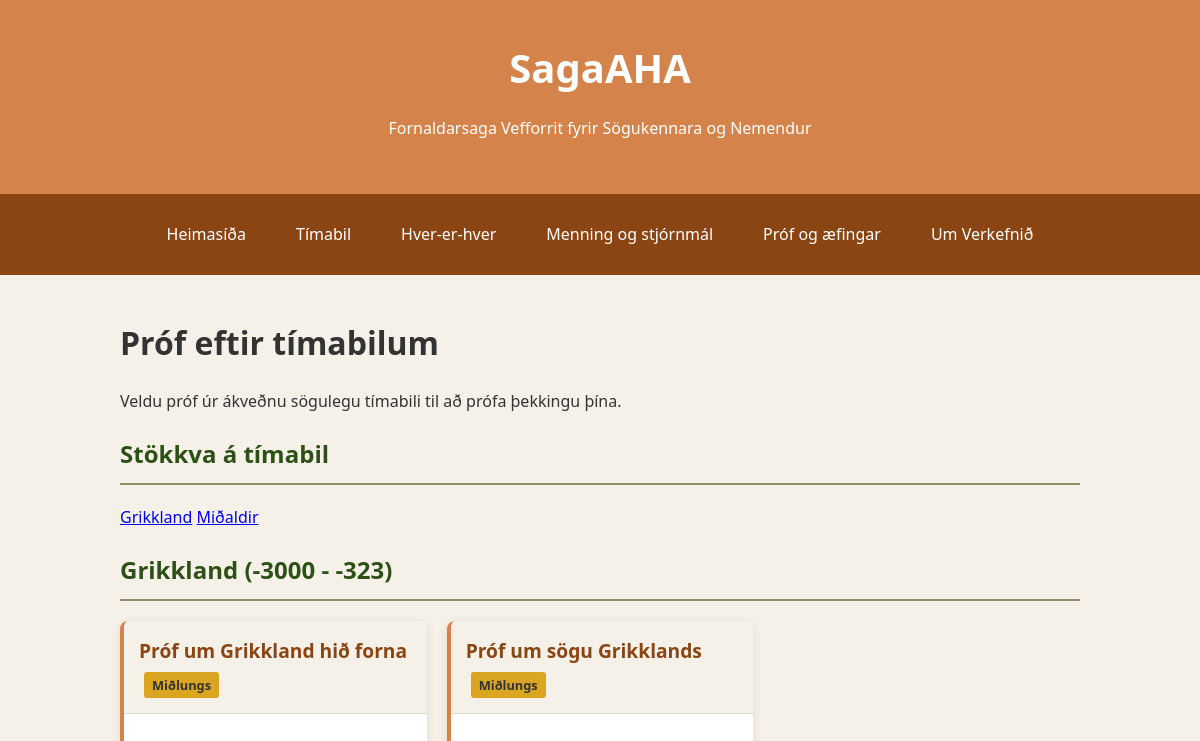
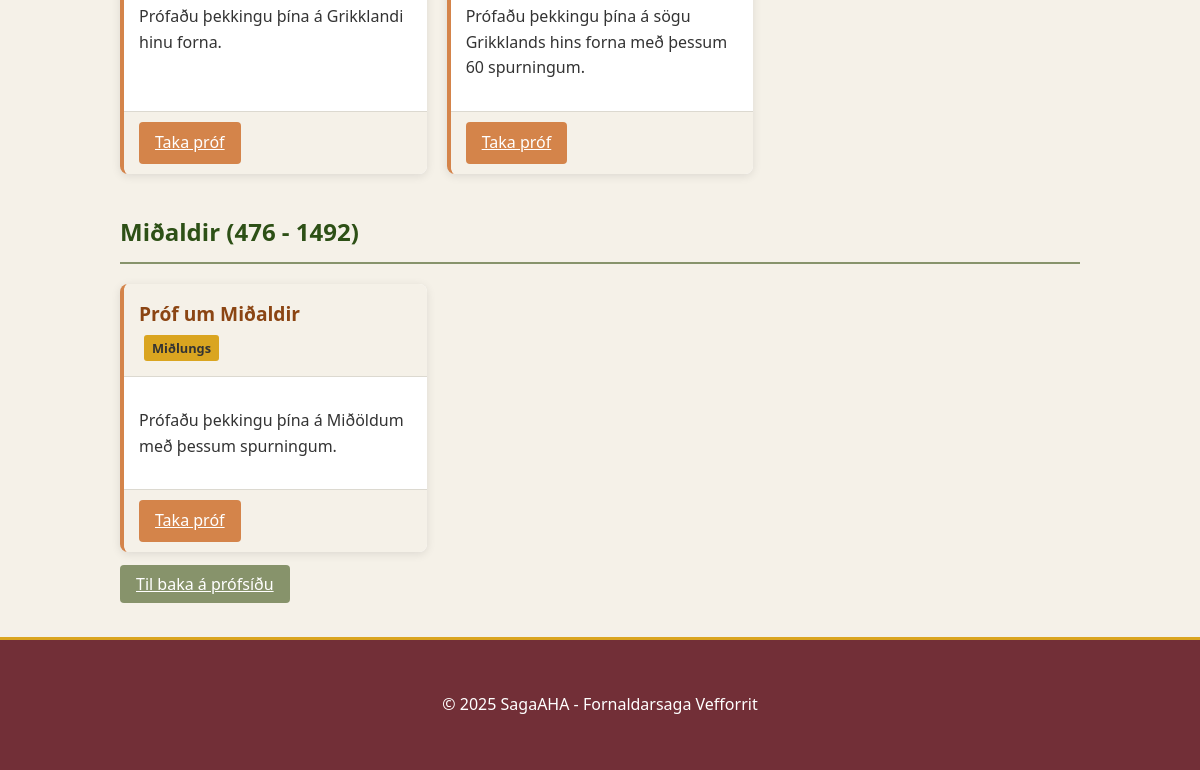
The app's page /quiz/by-period/, older data (2 pictures, top to bottom).
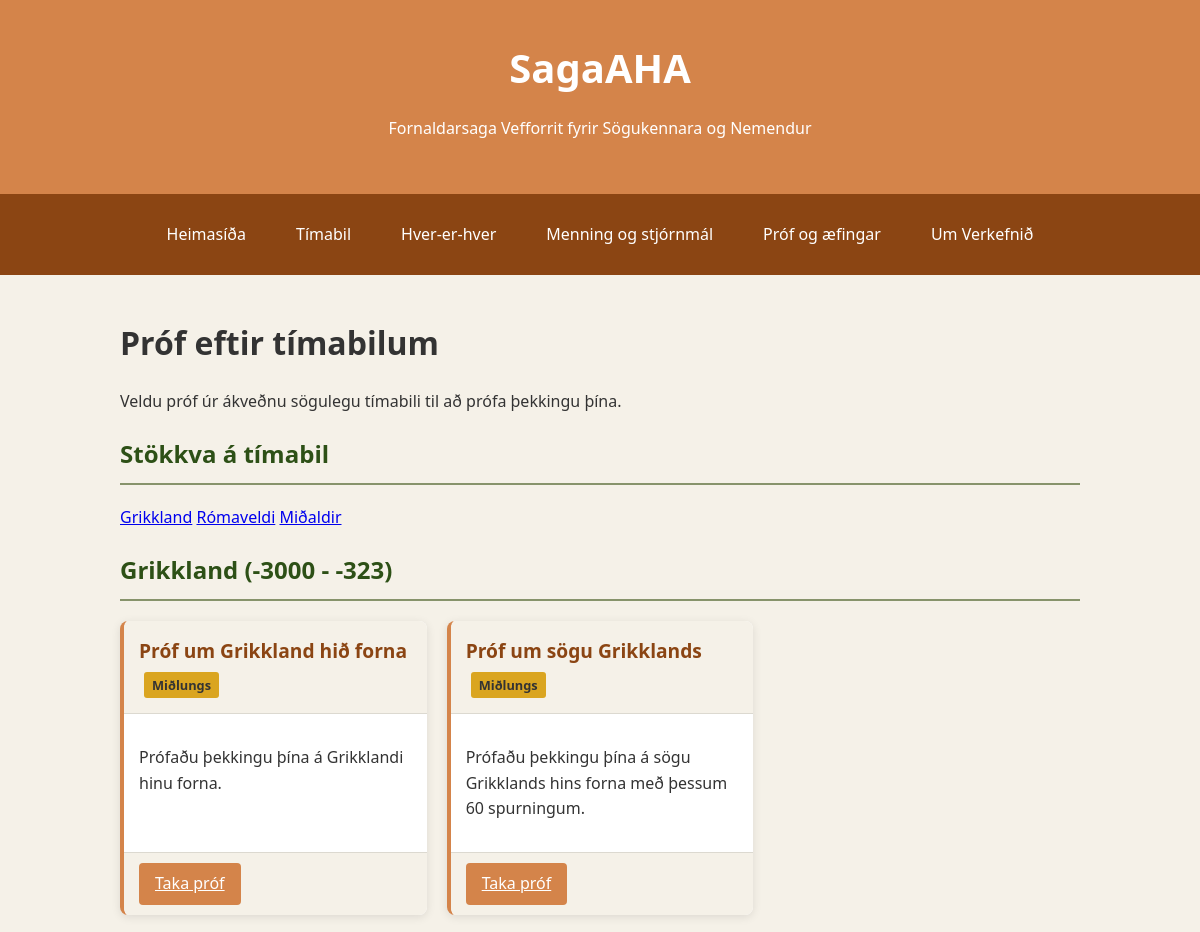
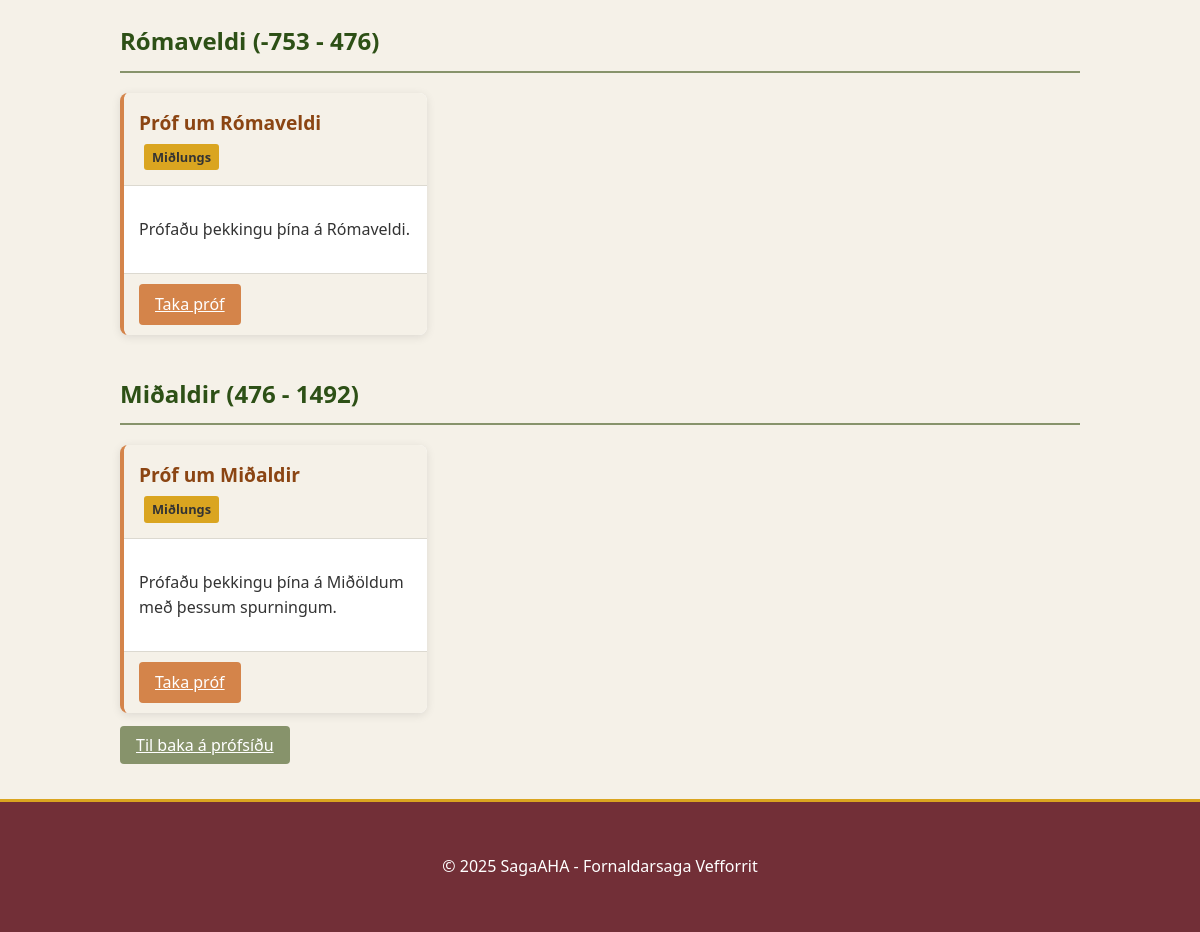
The same page, newer data (2 pictures, top to bottom).
### core/models.py (models this page shows, shortened)
class HistoricalPeriod(models.Model):
    name = models.CharField(max_length=100)
    name_is = models.CharField(max_length=100)  # Icelandic name
    start_year = models.IntegerField()  # Can be negative for BCE
    end_year = models.IntegerField()
    description = models.TextField()
    description_is = models.TextField()  # Icelandic description
    parent = models.ForeignKey('self', on_delete=models.SET_NULL, null=True, blank=True, related_name='subperiods')

### quiz/models.py (models this page shows, shortened)
class Quiz(models.Model):
    QUIZ_TYPES = [
        ('period', 'By Period'),
        ('topic', 'By Topic'),
        ('comprehensive', 'Comprehensive'),
        ('custom', 'Custom'),
    ]
    title = models.CharField(max_length=200)
    title_is = models.CharField(max_length=200)  # Icelandic title
    description = models.TextField()
    description_is = models.TextField()  # Icelandic description
    quiz_type = models.CharField(max_length=20, choices=QUIZ_TYPES)
    period = models.ForeignKey(HistoricalPeriod, on_delete=models.SET_NULL, null=True, blank=True, related_name='quizzes')
    topic = models.CharField(max_length=50, blank=True)  # For topic-based quizzes
    difficulty = models.IntegerField(default=1)  # 1-5 scale
    time_limit = models.IntegerField(default=0)  # In seconds, 0 means no limit
    created_at = models.DateTimeField(auto_now_add=True)
    updated_at = models.DateTimeField(auto_now=True)
    is_published = models.BooleanField(default=False)
    class Meta:
        verbose_name_plural = "Quizzes"

### quiz/views.py (the view)
# urls.py: path('by-period/', views.quiz_by_period, name='quiz_by_period'),
def quiz_by_period(request):
    periods = HistoricalPeriod.objects.all().order_by('start_year')
    period_quizzes = {}
    for period in periods:
        period_quizzes[period] = Quiz.objects.filter(is_published=True, period=period)
    context = {
        'periods': periods,
        'period_quizzes': period_quizzes,
    }
    return render(request, 'quiz/quiz_by_period.html', context)

### templates/quiz/quiz_by_period.html (shortened to what this page needs)
{% extends 'base.html' %}
{% load static %}
{% block extra_css %}
<link rel="stylesheet" href="{% static 'css/quiz.css' %}">
{% endblock %}
{% block content %}
<div class="quiz-by-period-container">
    <h1>Próf eftir tímabilum</h1>
    <p>Veldu próf úr ákveðnu sögulegu tímabili til að prófa þekkingu þína.</p>
    <div class="period-navigation">
        <h2>Stökkva á tímabil</h2>
        <div class="period-links">
            {% for period, quizzes in period_quizzes.items %}
                {% if quizzes %}
                    <a href="#period-{{ period.id }}" class="period-link">{{ period.name_is }}</a>
                {% endif %}
            {% endfor %}
        </div>
    </div>
    {% for period, quizzes in period_quizzes.items %}
        {% if quizzes %}
            <div id="period-{{ period.id }}" class="quiz-section">
                <h2>{{ period.name_is }} ({{ period.start_year }} - {{ period.end_year }})</h2>
                <div class="quiz-grid">
                    {% for quiz in quizzes %}
                        <div class="quiz-card quiz-type-period">
                            <div class="quiz-header">
                                <h3>{{ quiz.title_is }}</h3>
                                <div class="quiz-meta">
                                    <span class="quiz-difficulty difficulty-{{ quiz.difficulty }}">
                                        {% if quiz.difficulty == 1 %}Auðvelt{% elif quiz.difficulty == 2 %}Miðlungs-auðvelt{% elif quiz.difficulty == 3 %}Miðlungs{% elif quiz.difficulty == 4 %}Miðlungs-erfitt{% else %}Erfitt{% endif %}
                                    </span>
                                </div>
                            </div>
                            <div class="quiz-body">
                                <p class="quiz-description">{{ quiz.description_is|truncatechars:100 }}</p>
                            </div>
                            <div class="quiz-footer">
                                <a href="{% url 'quiz:take_quiz' quiz.id %}" class="btn-primary">Taka próf</a>
                            </div>
                        </div>
                    {% endfor %}
                </div>
            </div>
        {% endif %}
    {% endfor %}
    <div class="back-link">
        <a href="{% url 'quiz:quiz_home' %}" class="btn-secondary">Til baka á prófsíðu</a>
    </div>
</div>
{% endblock %}

### templates/base.html (shortened to what this page needs)
<!DOCTYPE html>
<html lang="is">
<head>
    {% load static %}
    <link rel="stylesheet" href="{% static 'css/style.css' %}">
    <link rel="stylesheet" href="{% static 'css/buttons.css' %}">
    <link rel="stylesheet" href="{% static 'css/forms.css' %}">
    {% block extra_css %}{% endblock %}
</head>
<body>
    <header>
        <div class="container">
            <h1>SagaAHA</h1>
            <p>Fornaldarsaga Vefforrit fyrir Sögukennara og Nemendur</p>
        </div>
    </header>
    <nav>
        <div class="container">
            <ul>
                <li><a href="{% url 'core:home' %}">Heimasíða</a></li>
                <li><a href="{% url 'timeline:timeline' %}">Tímabil</a></li>
                <li><a href="{% url 'reference:reference_home' %}">Hver-er-hver</a></li>
                <li><a href="{% url 'reference:culture_home' %}">Menning og stjórnmál</a></li>
                <li><a href="{% url 'quiz:quiz_home' %}">Próf og æfingar</a></li>
                <li><a href="{% url 'core:about' %}">Um Verkefnið</a></li>
            </ul>
        </div>
    </nav>
    <main class="container">
        {% block content %}{% endblock %}
    </main>
    <footer>
        <div class="container">
            <p>&copy; 2025 SagaAHA - Fornaldarsaga Vefforrit</p>
        </div>
    </footer>
</body>
</html>

### static/css/style.css (style rules this page uses)
:root { --primary-1: #d4844a; --primary-2: #f5f1e8; --accent-1: #daa520; --accent-2: #2d5016; --supporting-1: #8b4513; --supporting-2: #87936b; --special-1: #722f37; --special-2: #cc5500; --text-dark: #333333; --text-light: #ffffff; --background-light: var(--primary-2); }
body { font-family: 'Segoe UI', Tahoma, Geneva, Verdana, sans-serif; line-height: 1.6; margin: 0; padding: 0; color: var(--text-dark); background-color: var(--background-light); }
.container { width: 80%; margin: 0 auto; padding: 20px; }
header { background-color: var(--primary-1); color: var(--text-light); padding: 1rem 0; text-align: center; box-shadow: 0 2px 5px rgba(0,0,0,0.1); }
header h1 { margin: 0; font-size: 2.5rem; }
nav { background-color: var(--supporting-1); color: var(--text-light); padding: 0.5rem 0; }
nav ul { list-style: none; display: flex; justify-content: center; padding: 0; margin: 0; }
nav ul li { margin: 0 15px; }
nav ul li a { color: white; text-decoration: none; font-weight: 500; padding: 5px 10px; border-radius: 3px; transition: background-color 0.3s; }
main { padding: 20px 0; }
h2 { color: var(--accent-2); border-bottom: 2px solid var(--supporting-2); padding-bottom: 10px; }
footer { background-color: var(--special-1); color: var(--text-light); text-align: center; padding: 1rem 0; margin-top: 20px; border-top: 3px solid var(--accent-1); }

### static/css/buttons.css (style rules this page uses)
.btn-primary { background-color: var(--primary-1); color: var(--text-light); border: none; padding: 8px 16px; border-radius: 4px; cursor: pointer; font-weight: 500; transition: background-color 0.3s, transform 0.2s; }
.btn-secondary { background-color: var(--supporting-2); color: var(--text-light); border: none; padding: 8px 16px; border-radius: 4px; cursor: pointer; font-weight: 500; transition: background-color 0.3s, transform 0.2s; }

### static/css/quiz.css (style rules this page uses)
.quiz-card { background-color: var(--text-light); border-radius: 8px; box-shadow: 0 2px 10px rgba(0,0,0,0.1); margin-bottom: 20px; overflow: hidden; transition: transform 0.3s, box-shadow 0.3s; display: flex; flex-direction: column; border-left: 4px solid var(--accent-1); }
.quiz-header { padding: 15px; background-color: var(--primary-2); border-bottom: 1px solid rgba(0,0,0,0.1); }
.quiz-header h3 { margin: 0; color: var(--supporting-1); font-size: 1.2rem; }
.quiz-meta { margin-top: 5px; font-size: 0.9rem; color: var(--text-dark); }
.quiz-body { padding: 15px; flex-grow: 1; }
.quiz-description { margin-bottom: 15px; }
.quiz-footer { padding: 10px 15px; background-color: var(--primary-2); border-top: 1px solid rgba(0,0,0,0.1); display: flex; justify-content: space-between; align-items: center; }
.quiz-grid { display: grid; grid-template-columns: repeat(auto-fill, minmax(300px, 1fr)); gap: 20px; margin-top: 20px; }
.quiz-type-period { border-left-color: var(--primary-1); }
.quiz-difficulty { display: inline-block; padding: 3px 8px; border-radius: 3px; font-size: 0.8rem; font-weight: bold; margin-left: 5px; }
.difficulty-3 { background-color: var(--accent-1); color: var(--text-dark); }

Row changes from the older to the newer data that the page shows:
now on this page (row edited): HistoricalPeriod: name_is "Rómaveldi", start_year "-753", end_year "476"
added Quiz: title_is "Próf um Rómaveldi", difficulty "Miðlungs", description_is "Prófaðu þekkingu þína á Rómaveldi.", shown under "Rómaveldi"
